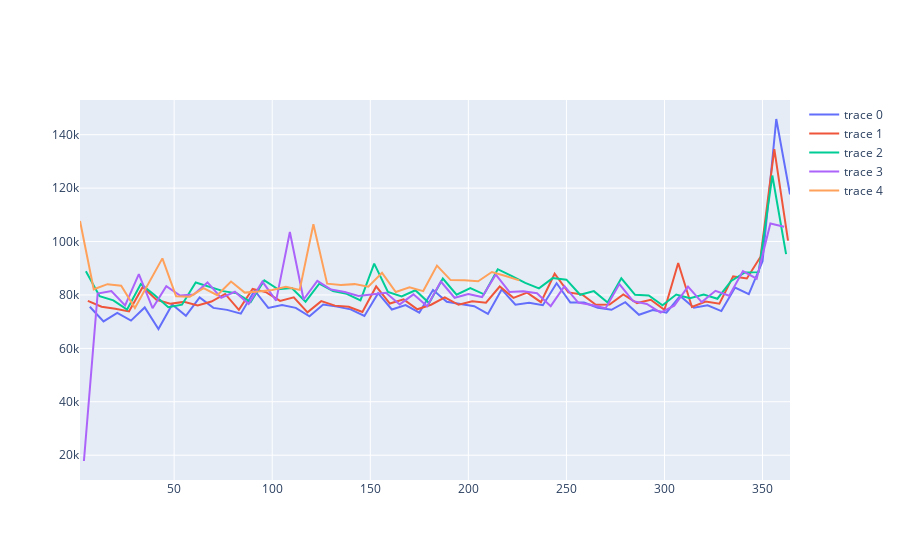

Notebook source saved alongside this figure:
### Code cell
# comparison of daily transactions for given weekday for 5 different years

fig = make_subplots(rows=1, cols=1)

daily_transactions = transactions.groupby('date').transactions.sum().reset_index()
daily_transactions['weekday'] = daily_transactions.date.apply(lambda x: x.weekday())

transactions_for_weekday = daily_transactions[daily_transactions.weekday == weekday]

for i in range(5):
    df = transactions_for_weekday[transactions_for_weekday.date.apply(lambda x: x.year == 2013 + i)]
    df['day_of_year'] = df.date.apply(lambda x: x.timetuple().tm_yday)
    
    y = df.transactions
    # x = np.arange(len(y))
    x = df.day_of_year
    
    fig.add_trace(go.Scatter(x = x, y = y))#, mode = 'line'))
    
fig.show()
